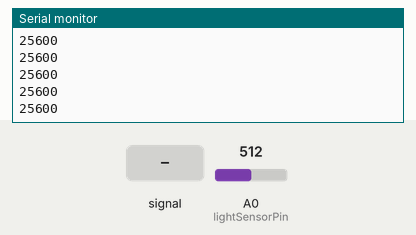
Recording of a sketch running on a simulated Arduino Uno, built with avr-gcc and run on an emulated ATmega328P. Parts: the last lines printed to the serial monitor. Inputs (shaded band) come from the test bench; at power-on: A0 (lightSensorPin) = 512.

Above: at 1.2 s.
1.3 s: A0 (lightSensorPin) fed a 200 Hz sine of ±81 counts around its level
At 2.1 s:
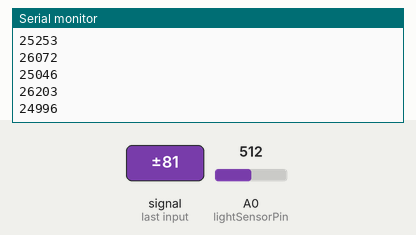
2.8 s: A0 (lightSensorPin) set to 716
At 3.5 s:
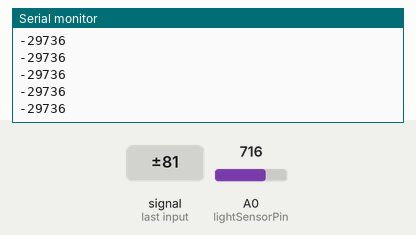
4.3 s: A0 (lightSensorPin) fed a 1000 Hz sine of ±255 counts around its level
5.8 s: A0 (lightSensorPin) set to 900
At 6.4 s:
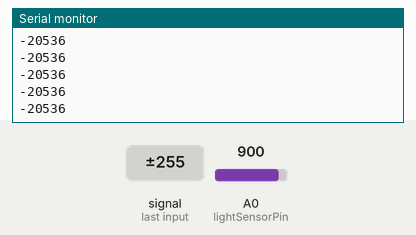
Timing chart, 0 to 8.3 s (numbered marks = the images above; inputs shaded):
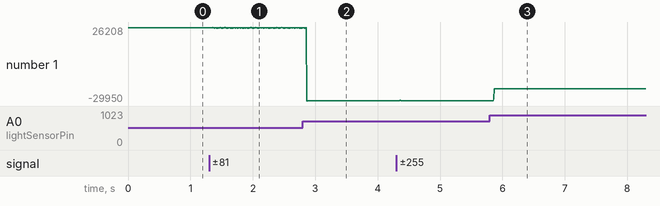

Measured:
- after the input at 1.3 s, the serial monitor: prints a new line after 0.07 s (image 1)
- after the input at 5.8 s, the serial monitor: prints a new line after 0.06 s (image 3)
- plotted number 1: 25600 → 25587 after the input at 1.3 s, -29776 → -20536 after the input at 5.8 s

The sketch:

19_06_24.ino
```cpp
int lightSensorPin = 0;

int N = 50;

void setup() {
  Serial.begin(9600);
}

int oldValue = 0;

void loop() {
  double somme = 0;
  for (int i = 0 ; i < N ; i++) {
    somme += analogRead(lightSensorPin);
    //delay(1);
  }
  Serial.println((String)(int)somme);
}
```
